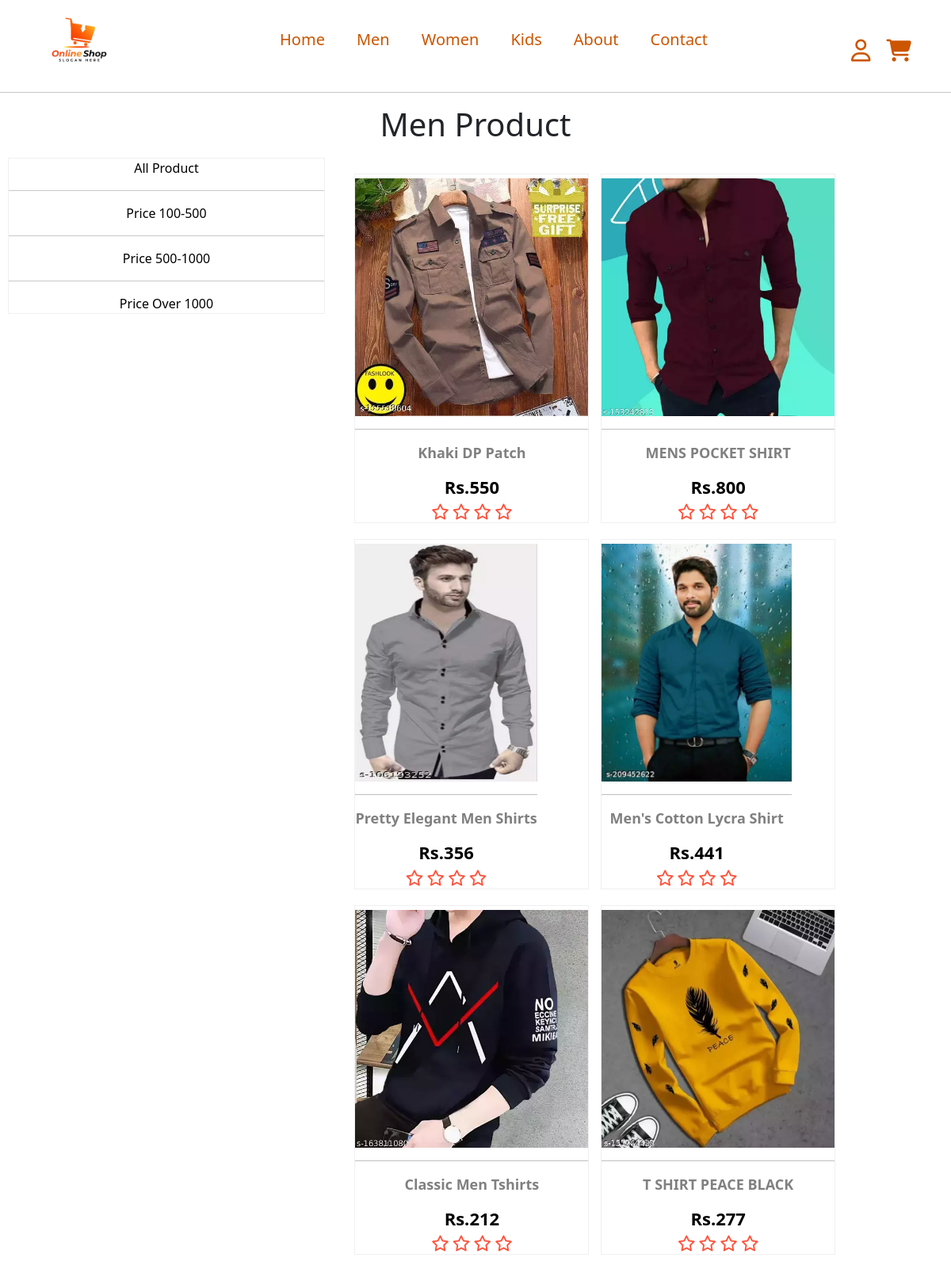
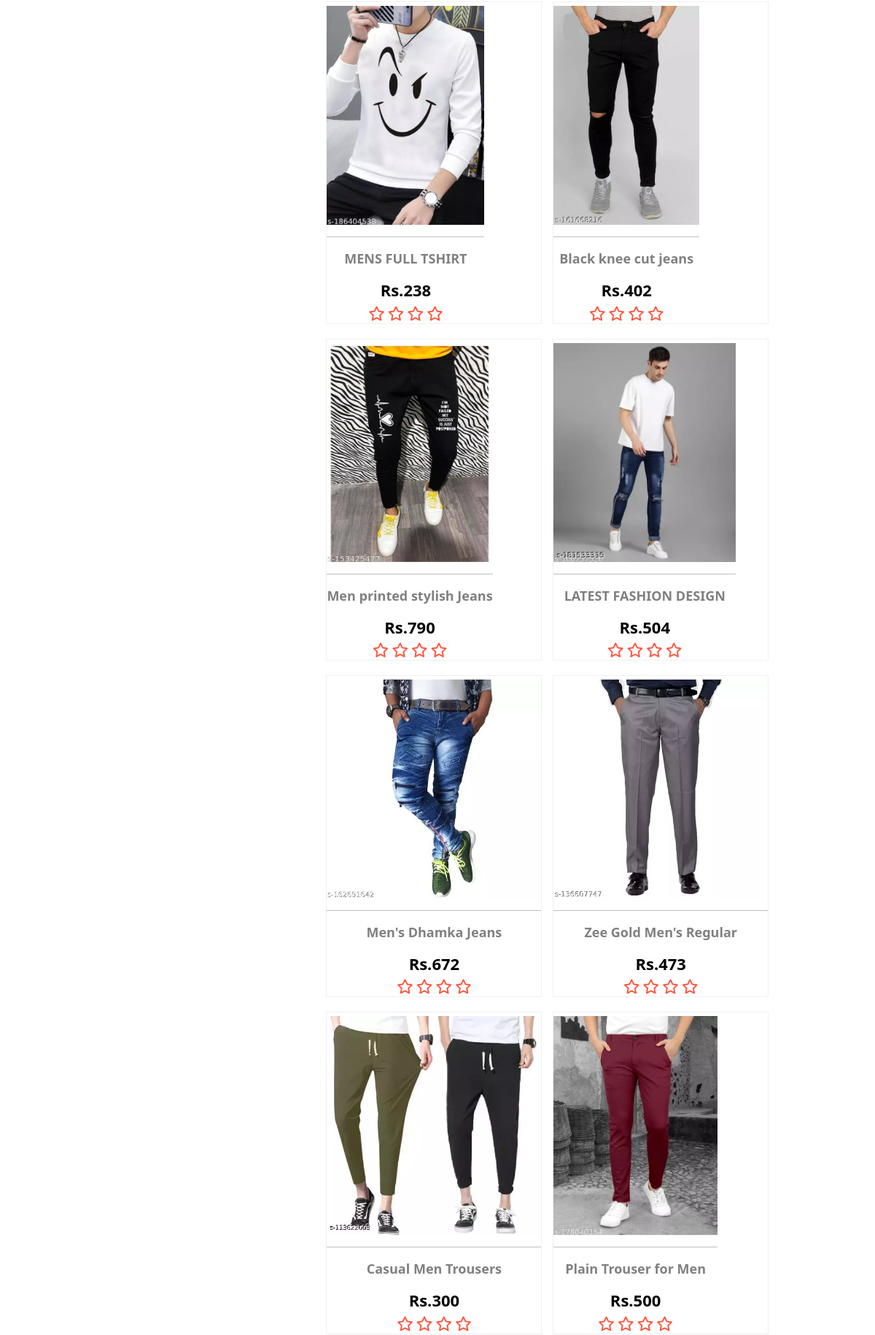
The app's page /men/ (upper part) with its own data (2 pictures, top to bottom).
### productapp/models.py (models this page shows, shortened)
class Product(models.Model):
    title = models.CharField(max_length=100)
    price = models.IntegerField()
    desc = models.CharField(max_length=1000)
    catagory = models.CharField(choices=CATEGORY_CHOICES,max_length=50)
    brand=models.CharField(choices=BRAND_CHOICES,max_length=50,default='s')
    images = models.ImageField(upload_to='media/productimages')
    color = models.CharField(max_length=255, null=True, blank=True)
    size = models.CharField(max_length=15, null=True, blank=True)

### productapp/views.py (the view)
# urls.py: path('men/',views.men),
def men(request, data=None):
    if data == None:
        menproduct = Product.objects.filter(catagory='m')
    elif data == 'Below':
        menproduct = Product.objects.filter(catagory='m').filter(price__lt=500)
    elif data == 'above':
        menproduct = Product.objects.filter(catagory='m').filter(price__gt=500, price__lte=1000)
    elif data == 'over1000':
        menproduct = Product.objects.filter(catagory='m').filter(price__gt=1000)
    else:
        menproduct = Product.objects.filter(catagory='m')
    context = {'menproduct': menproduct}
    return render(request, 'productapp/men.html', context)

### templates/productapp/men.html (shortened to what this page needs)
{% extends 'productapp/headerandfooter.html' %}
{% block login %}
<!DOCTYPE html>
<html lang="en">
<head>
</head>
<body>
    <center>
        <h1>Men Product</h1>
    </center>
    <div class="flex-container">
        <div class="flex-item " id="itme-1">
            <div class="flex-item1">
                <a href="/men/">All Product</a>
                <hr>
                <a href="/men/Below/">Price 100-500</a>
                <hr>
                <a href="/men/above/">Price 500-1000</a>
                <hr>
                <a href="/men/over1000/">Price Over 1000</a>
            </div>
        </div>
        <div class="flex-item" id="itme-2">
            <div class="allcart">
                {% for m in menproduct %}
                <div class="mencart">
                    <a href="/productview/{{m.id}}">
                        <div class="productcart" id="productimg">
                            <img src="/media/{{m.images}}" alt="" />
                        </div>
                        <hr />
                        <div class="productcart" id="productdetails">
                            <p class="title">{{m.title}}</p>
                            <h3 class="price">Rs.{{m.price}}</h3>
                            <i class="fa-regular fa-star"></i>
                            <i class="fa-regular fa-star"></i>
                            <i class="fa-regular fa-star"></i>
                            <i class="fa-regular fa-star"></i>
                        </div>
                    </a>
                </div>
                {% endfor %}
            </div>
        </div>
    </div>
</body>
</html>
{% endblock login %}

### templates/productapp/men.html (style rules this page uses)
.flex-container { display: flex; flex-wrap: wrap; }
.flex-item { border: 1px solid rgb(240, 240, 240); height: 100%; width: 400px; margin: 10px; text-align: center; }
#itme-2 { flex-grow: 2; border: none; }
.mencart { border: 1px solid rgb(240, 240, 240); }
.allcart { display: flex; flex-wrap: wrap; margin: 10px; }
.mencart { margin: 10px 1%; width: 23%; text-align: center; display: flex; flex-wrap: wrap; }
.fa-star { font-size: 20px; color: #ff523b; ; }
.title { font-size: 18px; font-weight: bold; color: gray; }
.price { font-size: 22px; font-weight: bold; }
.mencart a { text-decoration: none; color: black; }
.flex-item a { text-decoration: none; color: black; }
.productcart img { width: 100%; height: 300px; margin-top: 5px; }
@media (min-width:1000px) and (max-width:1372px) { .mencart { width: 40%; } }

### records on screen
Product: images (picture), title "Khaki DP Patch", price "550"
Product: images (picture), title "MENS POCKET SHIRT", price "800"
Product: images (picture), title "Pretty Elegant Men Shirts", price "356"
Product: images (picture), title "Men's Cotton Lycra Shirt", price "441"
Product: images (picture), title "Classic Men Tshirts", price "212"
Product: images (picture), title "T SHIRT PEACE BLACK", price "277"
Product: images (picture), title "MENS FULL TSHIRT", price "238"
Product: images (picture), title "Black knee cut jeans", price "402"
Product: images (picture), title "Men printed stylish Jeans", price "790"
Product: images (picture), title "LATEST FASHION DESIGN", price "504"
Product: images (picture), title "Men's Dhamka Jeans", price "672"
Product: images (picture), title "Zee Gold Men's Regular", price "473"
Product: images (picture), title "Casual Men Trousers", price "300"
Product: images (picture), title "Plain Trouser for Men", price "500"
